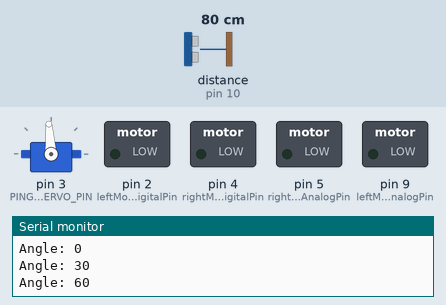
This sketch was run on a simulated Arduino Uno, built with avr-gcc and run on an emulated ATmega328P. Parts: servo, switched loads named in the sketch (green lamp = pin HIGH), the last lines printed to the serial monitor. Wiring (inferred from the names in the program): ultrasonic range finder: trigger pin 10; echo pin 10; servo: signal pin 3. The inputs (shaded band) are chosen by the test bench; at power-on: distance to the obstacle (sensor on pin 10) 80 cm. The echo pulse lasts 58.3 µs per cm; servo pulses on a pin are drawn as a servo (544–2400 µs = 0–180°); pins used as bus, display or sensor lines are not drawn.

Above: at 1.8 s.
1.9 s: distance to the obstacle (sensor on pin 10) set to 2 cm
At 4.4 s:
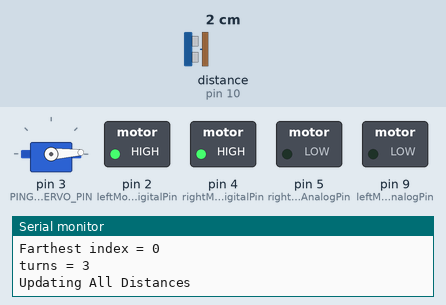
4.9 s: distance to the obstacle (sensor on pin 10) set to 9 cm
At 6.5 s:
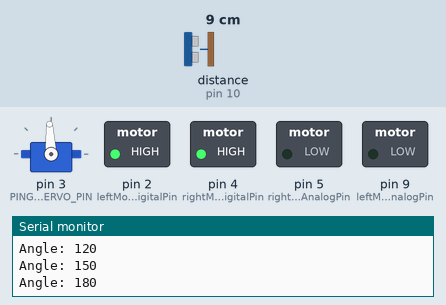
At 8.1 s:
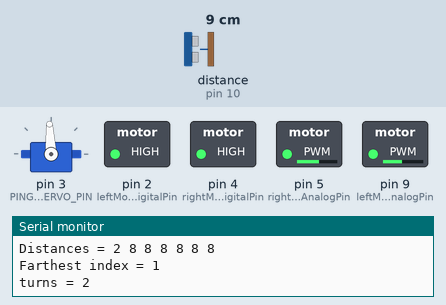
Timing chart, 0 to 9.6 s (numbered marks = the images above; inputs shaded):
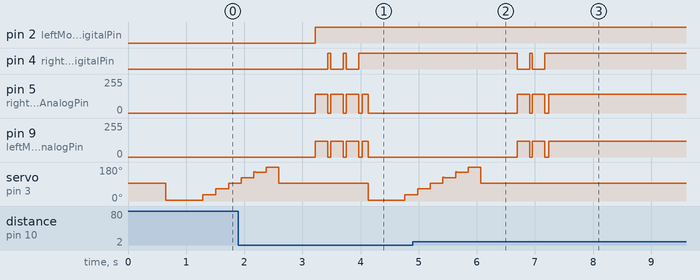

Measured:
- after the input at 4.9 s, pin 4 (rightMotorsDigitalPin): goes on until 7.2 s, then stays HIGH; pin 5 (rightMotorsAnalogPin): goes on until 7.2 s, then stays 140/255; pin 9 (leftMotorsAnalogPin): goes on until 7.2 s, then stays 120/255
- by itself, pin 4 (rightMotorsDigitalPin): alternates HIGH for 0.05 s and LOW for 0.22 s, 5 changes in all, then stays HIGH

The sketch:

obs_avo_demo.ino
```cpp
#define LEFT_CAL 120 // calibration value of left motors default 127
#define RIGHT_CAL 140 // calibration value of right motors default 127

#define SERVO_CAL 3

#define SPIN_STEP_LEFT_TIME 215 // TIME TO SPIN LEFT 30 DEGREES
#define SPIN_STEP_RIGHT_TIME 215 // TIME TO RIGHT LEFT 30 DEGREES

#define leftMotorsDigitalPin 2
#define leftMotorsAnalogPin 9
#define rightMotorsDigitalPin 4
#define rightMotorsAnalogPin 5
#define PING_PIN 10
#define PING_SERVO_PIN 3

#define SWEEP_STEP_NUM 7
#define FORWARD_INDEX 3
#define SWEEP_STEP_SIZE 30

#define MIN_SAFE_DIST 4

long distances[SWEEP_STEP_NUM];
long forwardDistance;
int farthestIndex;
int prevServoAngle;

void setup() {
  pinMode(leftMotorsDigitalPin, OUTPUT);
  pinMode(rightMotorsDigitalPin, OUTPUT);
  pinMode(PING_SERVO_PIN, OUTPUT);
  setPingAngle(90);
  Serial.begin(9600);
  Serial.println("SETUP");
}

void loop() {
  //wheelTest();
  //pingServoTest();
  //calibrateForward();
  //calibrateSpin();
  //pingTest();
  //pingSweepTest();
  navigate();
}

void calibrateForward() {
  forward();
  delay(1250);
  stop(2000);
  backward();
  delay(1250);
  stop(2000);
}

void calibrateSpin() {
  spinStepLeft();
  stop(2000);
  spinStepLeft();
  stop(2000);
  spinStepLeft();
  stop(2000);
  spinStepRight();
  stop(2000);
  spinStepRight();
  stop(2000);
  spinStepRight();
  stop(2000);
}

void pingServoTest() {
  setPingAngle(90);
  setPingAngle(0);
  setPingAngle(30);
  setPingAngle(60);
  setPingAngle(90);
  setPingAngle(120);
  setPingAngle(150);
  setPingAngle(180);
  setPingAngle(0);
  setPingAngle(180);
}

void wheelTest() {
  drive(1, 1, HIGH, HIGH);
  delay(1000);
  drive(1, 0, HIGH, HIGH);
  delay(1000);
  drive(0, 1, HIGH, HIGH);
  delay(1000);
}

void navigate() {
  updateAllDistances();
  turnToFarthestIndex();
  driveToFar(20);
}

void driveToFar(long maxTravelDist) {
  updateForwardDistance();
  while (forwardDistance > 0) {
    forward(1);
    delay(100);
    long currentDist = ping();
    if (currentDist <= MIN_SAFE_DIST) break;
    long diff = forwardDistance - currentDist;
    if (diff >= maxTravelDist) break;
  }
  stop();
}

void turnToFarthestIndex() {
  printDistances();
  findFarthestIndex();
  Serial.print("Farthest index = ");
  Serial.println(farthestIndex);
  int turns = FORWARD_INDEX - farthestIndex;
  Serial.print("turns = ");
  Serial.println(turns);
  if (turns < 0) for (int i = 0; i > turns; --i) spinStepLeft();
  else if (turns > 0) for (int i = 0; i < turns; ++i) spinStepRight();
}

void findFarthestIndex() {
  long maxDist = 0;
  for (int i = 0; i < SWEEP_STEP_NUM; ++i) {
    if (distances[i] > maxDist) {
      farthestIndex = i;
      maxDist = distances[i];
    }
  }
}

void printDistances() {
  Serial.print("Distances = ");
  for (int i = 0; i < SWEEP_STEP_NUM; ++i) {
    Serial.print(distances[i]);
    Serial.print(" ");
  }
  Serial.println("");
}

void updateAllDistances() {
  Serial.println("Updating All Distances");
  for (int i = 0; i < SWEEP_STEP_NUM; ++i) {
    int angle = i*SWEEP_STEP_SIZE;
    setPingAngle(angle);
    Serial.print("Angle: ");
    Serial.println(angle);
    distances[i] = ping();
  }
  setPingAngle(90);
}

void updateForwardDistance() {
  setPingAngle(90);
  forwardDistance = ping();
}

void setPingAngle(int angle) {
  angle += SERVO_CAL;
  int turnTime = abs(angle-prevServoAngle) / 3;
  for (int i = 0; i < turnTime; ++i) sendPingAnglePulse(angle);
  delay(10);
  prevServoAngle = angle;
}

void sendPingAnglePulse(int angle) {
  int pulsewidth = angle * 10 + 620;
  digitalWrite(PING_SERVO_PIN, HIGH);
  delayMicroseconds(pulsewidth);
  digitalWrite(PING_SERVO_PIN, LOW);
  delay((20 - pulsewidth / 1000));
}

void pingTest() {
  ping();
  delay(500);
}

void pingSweepTest() {
  updateAllDistances();
  delay(2000);
}

long ping() {
  pinMode(PING_PIN, OUTPUT);
  digitalWrite(PING_PIN, LOW);
  delayMicroseconds(2);
  digitalWrite(PING_PIN, HIGH);
  delayMicroseconds(5);
  digitalWrite(PING_PIN, LOW);
  pinMode(PING_PIN, INPUT);
  long duration = pulseIn(PING_PIN, HIGH);
  //Serial.print("Ping Duration: ");
  //Serial.println(duration);
  long cm = microsecondsToCentimeters(duration);
  //Serial.print("Ping cm: ");
  //Serial.println(cm);
  return cm;
}

long microsecondsToCentimeters(long microseconds) {
  return microseconds / 29 / 2;
}

void spinStepLeft() {
  spinLeft();
  delay(SPIN_STEP_LEFT_TIME);
  stop(50);
}

void spinStepRight() {
  spinRight();
  delay(SPIN_STEP_RIGHT_TIME);
  stop(50);
}

void stop() {
  stop(0);
}

void stop(int time) {
  forward(0);
  delay(time);
}

void forward() {
  forward(1);
}

void backward() {
  backward(1);
}

void forward(float scale) {
  drive(scale, scale, HIGH, HIGH);
}

void backward(float scale) {
  drive(scale, scale, LOW, LOW);
}

void spinLeft() {
  drive(1, 1, LOW, HIGH);
}

void spinRight() {
  drive(1, 1, HIGH, LOW);
}

void drive(float leftScale, float rightScale, int leftType, int rightType) {
  digitalWrite(leftMotorsDigitalPin, leftType);
  analogWrite(leftMotorsAnalogPin, leftScale*LEFT_CAL);
  digitalWrite(rightMotorsDigitalPin, rightType);
  analogWrite(rightMotorsAnalogPin, rightScale*RIGHT_CAL);
}
```
